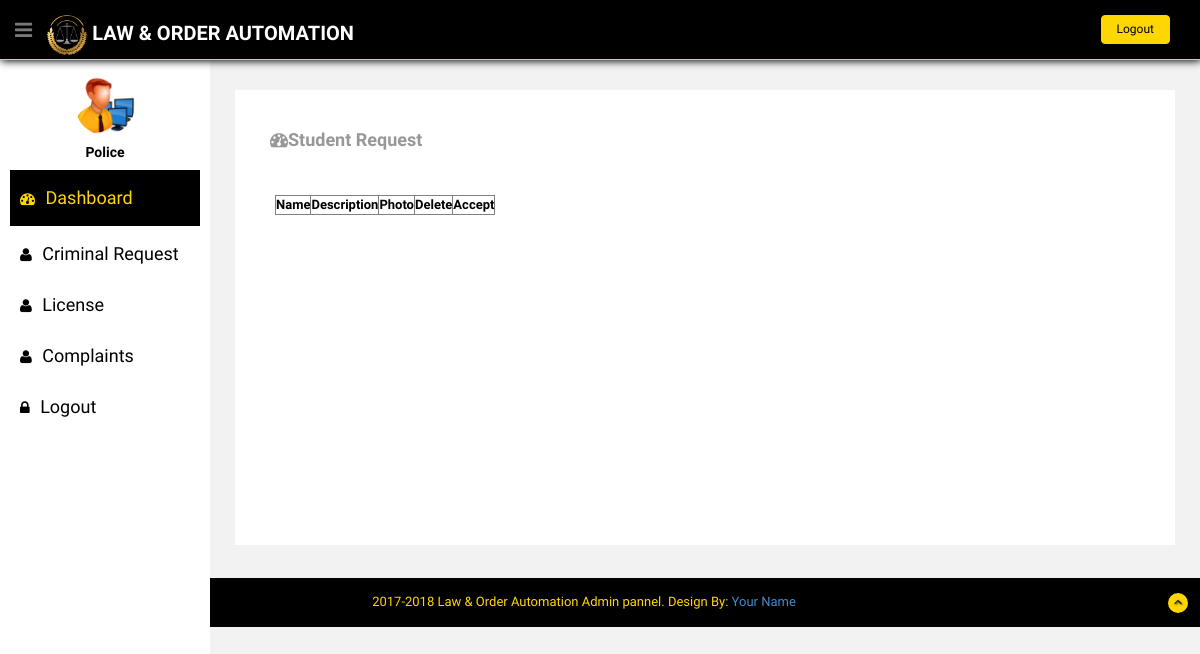
The page /Police/CriminalRequestApproval.php on the database as committed earlier.
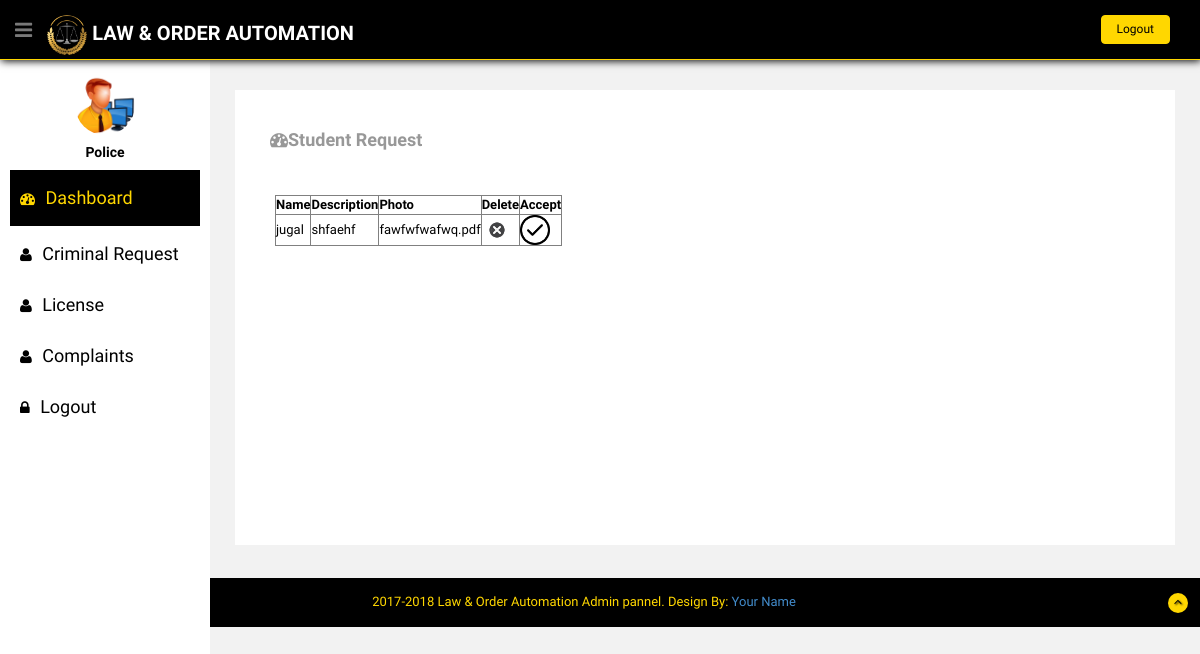
The same page on the database as committed later.
### tables this page shows
CREATE TABLE IF NOT EXISTS `criminal_request` (
  `RequestId` int(10) NOT NULL AUTO_INCREMENT,
  `RequestDate` date NOT NULL,
  `CriminalName` varchar(250) NOT NULL,
  `UploadedPhoto` varchar(250) DEFAULT NULL,
  `RequestStatus` varchar(25) NOT NULL,
  `DetectiveId` int(10) NOT NULL,
  `DescriptionOfRequest` varchar(500) NOT NULL,
  PRIMARY KEY (`RequestId`)
);

### Police/CriminalRequestApproval.php (the view, shortened to what this page needs)
<?php
require "header.php";
  require "menu.php";
  ?>
  <section id="main-content">
          <section class="wrapper">
            <div class="row mt">
                        <div class="border-head">
                            <h3><i class="fa fa-dashboard"></i>Student Request</h3>
                        </div>
                        <div class="custom-bar-chart">
                        <form method="POST" enctype="multipart/form-data">
 <table>
    <tr>
      <td>
        <table border="1">
    <tr>
      <th> Name</th>
      <th> Description</th>
      <th> Photo </th>
      <th> Delete </th>
      <th> Accept </th>
    </tr>
        <?php
      include "db1.php";
        $order = "SELECT * FROM criminal_request where RequestStatus=0 ";
        $result = $conn->query($order);
        while ($row= $result->fetch_assoc())
    {
          echo ("<tr><td>$row[CriminalName]</td>");
          echo ("<td>$row[DescriptionOfRequest]</td>");
          echo ("<td>$row[UploadedPhoto]</td>");
      echo ("<td><a href=\"RemoveCriminal.php?did=$row[RequestId] \"><img src='reject.jpg' height=30 width=30></a></td>");
      echo ("<td><a href=\"AuthenticateCriminal.php?did=$row[RequestId] \"><img src='accept.png' height=30 width=30></a></td></tr>");
    }
        ?>
        </table>
      </td>
      </tr>
      </table>
      </form>
      </div>
            </div>
          </section>
      </section>
      <br>
  <?php require 'footer.php';
?>
  </body>
  </html>

Rows that differ between the two databases and show on the page:
added criminal_request: CriminalName "jugal", DescriptionOfRequest "shfaehf", UploadedPhoto "fawfwfwafwq.pdf"
